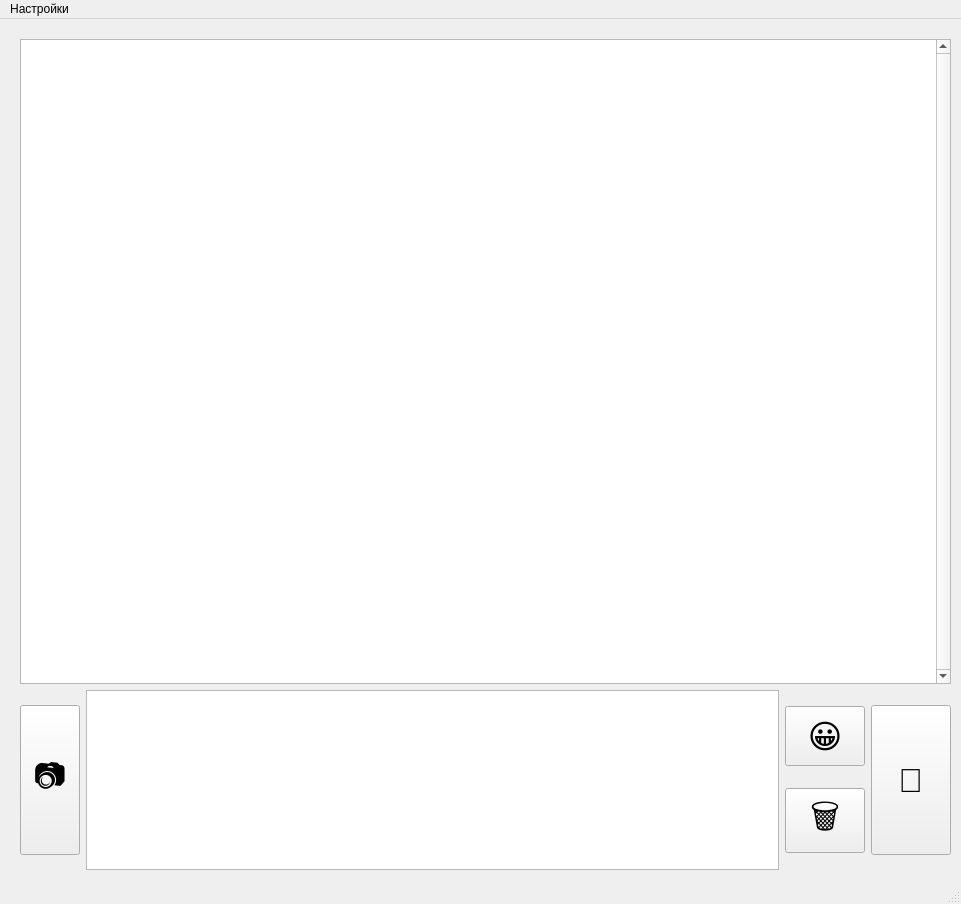
<?xml version="1.0" encoding="UTF-8"?>
<ui version="4.0">
 <class>MainWindow</class>
 <widget class="QMainWindow" name="MainWindow">
  <property name="geometry">
   <rect>
    <x>0</x>
    <y>0</y>
    <width>961</width>
    <height>904</height>
   </rect>
  </property>
  <property name="minimumSize">
   <size>
    <width>961</width>
    <height>904</height>
   </size>
  </property>
  <property name="maximumSize">
   <size>
    <width>961</width>
    <height>904</height>
   </size>
  </property>
  <property name="windowTitle">
   <string>MainWindow</string>
  </property>
  <widget class="QWidget" name="centralwidget">
   <widget class="QWidget" name="layoutWidget">
    <property name="geometry">
     <rect>
      <x>20</x>
      <y>20</y>
      <width>931</width>
      <height>831</height>
     </rect>
    </property>
    <layout class="QVBoxLayout" name="verticalLayout">
     <item>
      <widget class="QPlainTextEdit" name="chatPlain">
       <property name="font">
        <font>
         <pointsize>14</pointsize>
        </font>
       </property>
       <property name="verticalScrollBarPolicy">
        <enum>Qt::ScrollBarAlwaysOn</enum>
       </property>
       <property name="textInteractionFlags">
        <set>Qt::NoTextInteraction</set>
       </property>
      </widget>
     </item>
     <item>
      <layout class="QHBoxLayout" name="ChatButtonLayout">
       <item>
        <widget class="QPushButton" name="pushButton">
         <property name="minimumSize">
          <size>
           <width>0</width>
           <height>150</height>
          </size>
         </property>
         <property name="maximumSize">
          <size>
           <width>60</width>
           <height>150</height>
          </size>
         </property>
         <property name="font">
          <font>
           <pointsize>24</pointsize>
          </font>
         </property>
         <property name="text">
          <string>📷</string>
         </property>
        </widget>
       </item>
       <item>
        <widget class="QTextEdit" name="textEditSend">
         <property name="minimumSize">
          <size>
           <width>0</width>
           <height>160</height>
          </size>
         </property>
         <property name="maximumSize">
          <size>
           <width>800</width>
           <height>180</height>
          </size>
         </property>
         <property name="font">
          <font>
           <pointsize>16</pointsize>
          </font>
         </property>
        </widget>
       </item>
       <item>
        <layout class="QGridLayout" name="EmojiPhotoLayout">
         <item row="1" column="0">
          <widget class="QPushButton" name="clearButton">
           <property name="minimumSize">
            <size>
             <width>0</width>
             <height>60</height>
            </size>
           </property>
           <property name="font">
            <font>
             <pointsize>25</pointsize>
            </font>
           </property>
           <property name="text">
            <string>🗑️</string>
           </property>
          </widget>
         </item>
         <item row="0" column="0">
          <widget class="QPushButton" name="emojiButton">
           <property name="minimumSize">
            <size>
             <width>60</width>
             <height>60</height>
            </size>
           </property>
           <property name="maximumSize">
            <size>
             <width>100</width>
             <height>16777215</height>
            </size>
           </property>
           <property name="font">
            <font>
             <pointsize>25</pointsize>
             <stylestrategy>PreferDefault</stylestrategy>
            </font>
           </property>
           <property name="text">
            <string>😀</string>
           </property>
          </widget>
         </item>
        </layout>
       </item>
       <item>
        <widget class="QPushButton" name="sendButton">
         <property name="minimumSize">
          <size>
           <width>0</width>
           <height>150</height>
          </size>
         </property>
         <property name="font">
          <font>
           <pointsize>25</pointsize>
          </font>
         </property>
         <property name="text">
          <string>📩</string>
         </property>
        </widget>
       </item>
      </layout>
     </item>
    </layout>
   </widget>
  </widget>
  <widget class="QMenuBar" name="menubar">
   <property name="geometry">
    <rect>
     <x>0</x>
     <y>0</y>
     <width>961</width>
     <height>25</height>
    </rect>
   </property>
   <widget class="QMenu" name="menu">
    <property name="title">
     <string>Настройки</string>
    </property>
    <addaction name="SetConnectionAction"/>
    <addaction name="About"/>
   </widget>
   <addaction name="menu"/>
  </widget>
  <widget class="QStatusBar" name="statusbar"/>
  <action name="SetConnectionAction">
   <property name="text">
    <string>Установить подключение</string>
   </property>
  </action>
  <action name="About">
   <property name="text">
    <string>О подключении</string>
   </property>
  </action>
 </widget>
 <resources/>
 <connections/>
</ui>
